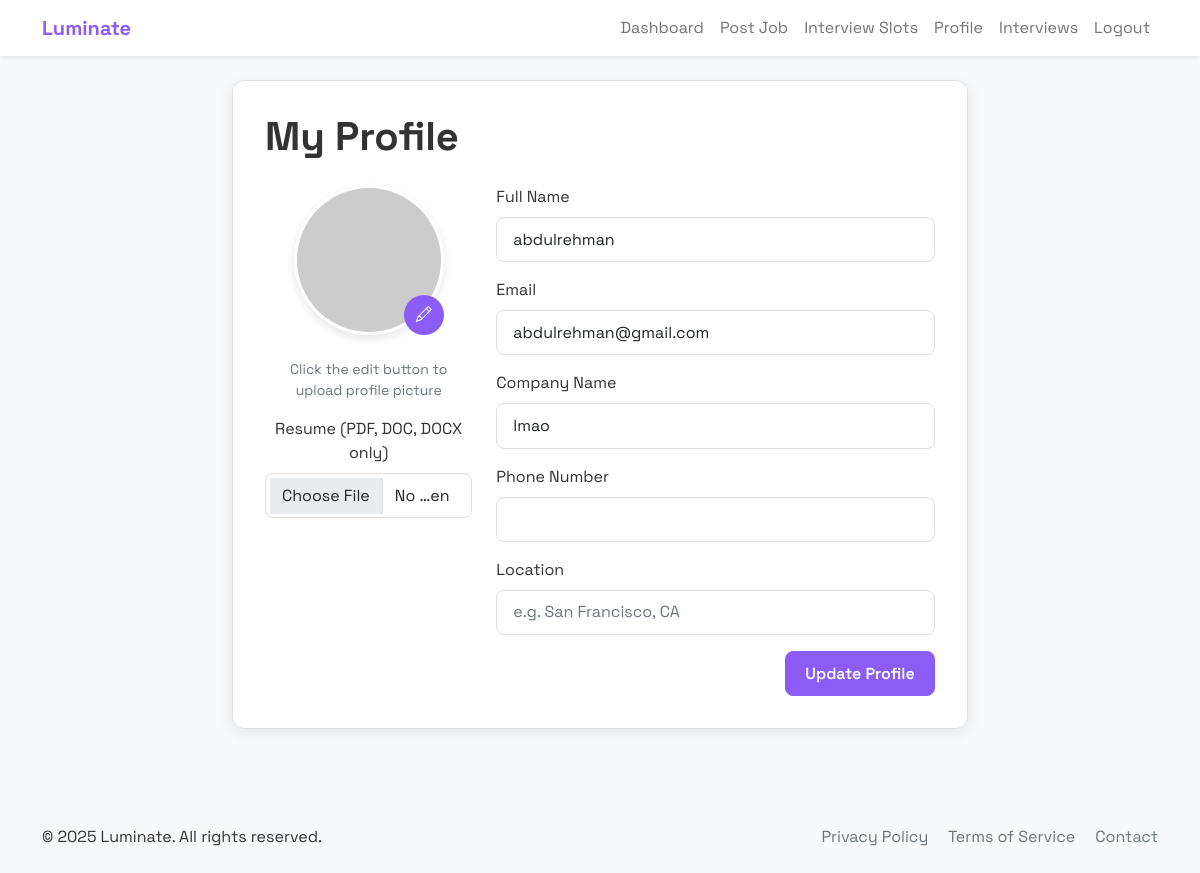
/profile (signed in), run on an earlier commit of the app's database.
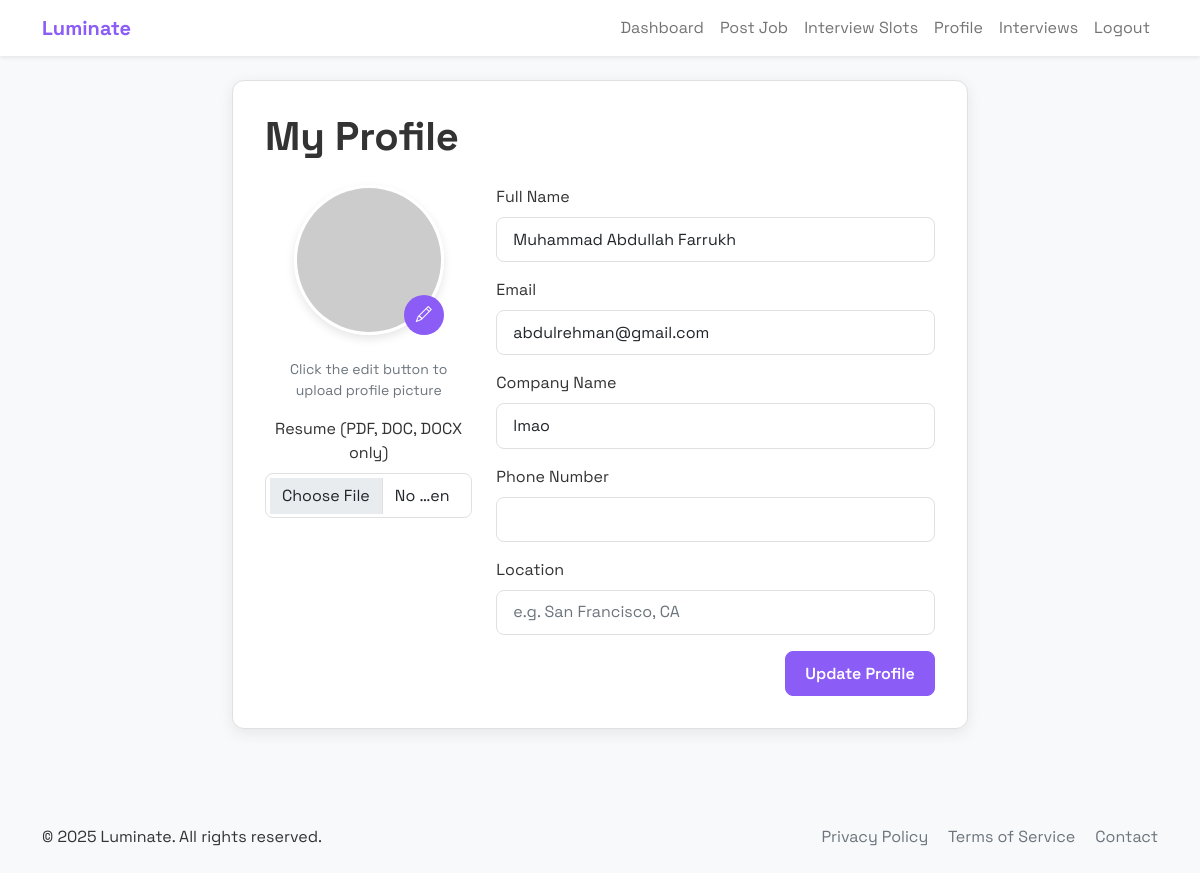
And on a later commit of the database.
### application.py (models this page shows, shortened)
class User(db.Model):
    id = db.Column(db.Integer, primary_key=True)
    name = db.Column(db.String(100), nullable=False)
    email = db.Column(db.String(120), unique=True, nullable=False)
    password_hash = db.Column(db.String(256), nullable=False)
    is_employer = db.Column(db.Boolean, default=False)
    company = db.Column(db.String(100))
    title = db.Column(db.String(100))
    phone = db.Column(db.String(20))
    location = db.Column(db.String(100))
    skills = db.Column(db.String(500))
    resume_path = db.Column(db.String(200))
    profile_image = db.Column(db.String(200))  # Added for profile image
    jobs = db.relationship('Job', backref='employer', lazy=True)
    applications = db.relationship('Application', backref='applicant', lazy=True)
    activities = db.relationship('Activity', backref='user', lazy=True)

### application.py (the view, shortened to what this page needs)
@app.route('/profile', methods=['GET', 'POST'])
def profile():
    if 'user_id' not in session:
        flash('Please login', 'danger')
        return redirect(url_for('login'))
    user = User.query.get(session['user_id'])
    return render_template('profile.html', user=user)

### templates/profile.html (shortened to what the changed rows need)
{% extends "base.html" %}
{% block content %}
<div class="row">
    <div class="col-lg-8 mx-auto">
        <div class="content-card mb-4 animate-fade-in">
            <h1 class="fw-bold mb-4">My Profile</h1>
            <form method="post" action="{{ url_for('profile') }}" enctype="multipart/form-data">
                <div class="row">
                    <div class="col-md-8">
                        <div class="mb-3">
                            <label for="name" class="form-label">Full Name</label>
                            <input type="text" class="form-control" id="name" name="name" value="{{ user.name }}" required>
                        </div>
                        <div class="mb-3">
                            <label for="email" class="form-label">Email</label>
                            <input type="email" class="form-control" id="email" name="email" value="{{ user.email }}" required>
                        </div>
                        {% if not user.is_employer %}
                        <div class="mb-3">
                            <label for="title" class="form-label">Professional Title</label>
                            <input type="text" class="form-control" id="title" name="title" value="{{ user.title or '' }}" placeholder="e.g. Software Engineer">
                        </div>
                        <div class="mb-3">
                            <label for="skills" class="form-label">Skills (comma-separated)</label>
                            <textarea class="form-control" id="skills" name="skills" rows="2" placeholder="e.g. JavaScript, Python, Design, Communication">{{ user.skills or '' }}</textarea>
                            <small class="text-muted">These skills will be used to match you with relevant jobs.</small>
                        </div>
                        {% else %}
                        <div class="mb-3">
                            <label for="company" class="form-label">Company Name</label>
                            <input type="text" class="form-control" id="company" name="company" value="{{ user.company or '' }}">
                        </div>
                        {% endif %}
                    </div>
                </div>
            </form>
        </div>
    </div>
</div>
{% endblock %}

What changed in the data, as far as the page shows it:
changed User "abdulrehman@gmail.com": name "abdulrehman" → "Muhammad Abdullah Farrukh"
